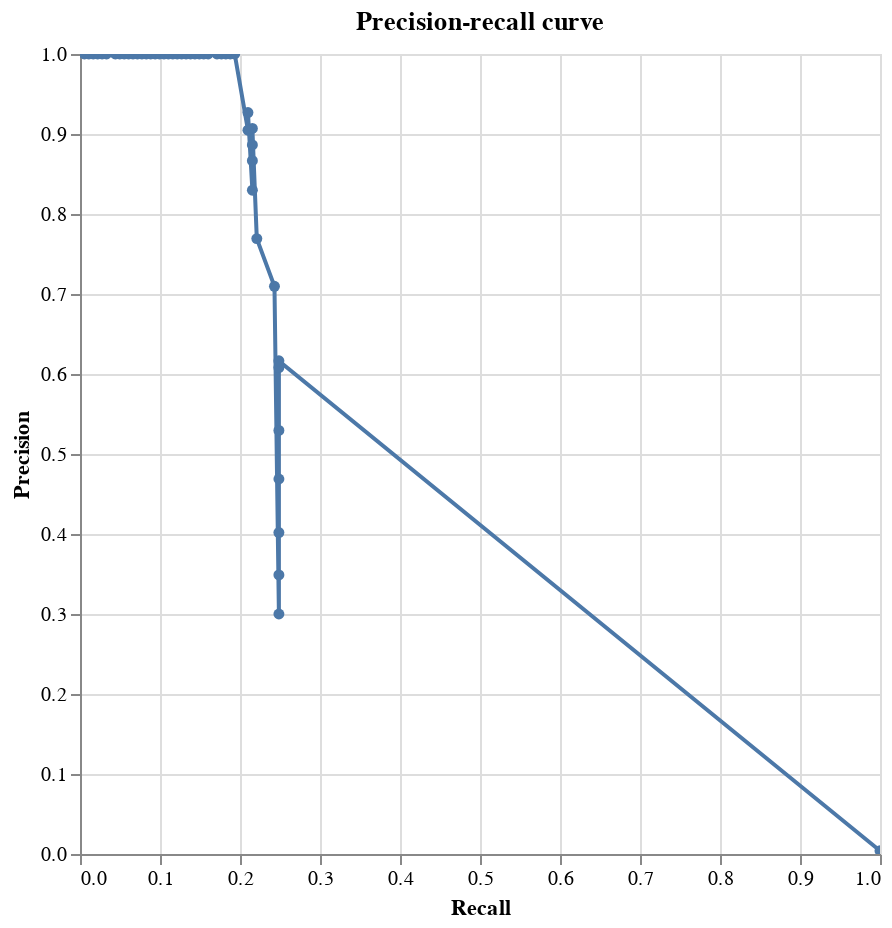

This figure's notebook cell:
### Code cell
precision_recall_chart(labels_and_scores, spark)

### Figure 1 — Vega-Lite specification as saved in the notebook (floating-point values rounded to 4 significant figures)
{"$schema": "https://vega.github.io/schema/vega-lite/v4.8.1.json", "config": {"view": {"continuousHeight": 300, "continuousWidth": 400}}, "data": {"name": "data-fadd0e93e9546856cbc745a99e65285d", "values": [{"FN": 0, "FN_rate": 0, "FP": 44669, "FP_rate": 1, "N": 44669, "N_rate": 0.996, "P": 181, "P_rate": 0.004036, "TN": 0, "TN_rate": 0, "TP": 181, "TP_rate": 1, "precision": 0.004036, "recall": 1, "row_count": 44850, "truth_threshold": 0}, {"FN": 136, "FN_rate": 0.7514, "FP": 105, "FP_rate": 0.002351, "N": 44669, "N_rate": 0.996, "P": 181, "P_rate": 0.004036, "TN": 44564, "TN_rate": 0.9976, "TP": 45, "TP_rate": 0.2486, "precision": 0.3, "recall": 0.2486, "row_count": 44850, "truth_threshold": 0.00507}, {"FN": 136, "FN_rate": 0.7514, "FP": 84, "FP_rate": 0.00188, "N": 44669, "N_rate": 0.996, "P": 181, "P_rate": 0.004036, "TN": 44585, "TN_rate": 0.9981, "TP": 45, "TP_rate": 0.2486, "precision": 0.3488, "recall": 0.2486, "row_count": 44850, "truth_threshold": 0.01098}, {"FN": 136, "FN_rate": 0.7514, "FP": 67, "FP_rate": 0.0015, "N": 44669, "N_rate": 0.996, "P": 181, "P_rate": 0.004036, "TN": 44602, "TN_rate": 0.9985, "TP": 45, "TP_rate": 0.2486, "precision": 0.4018, "recall": 0.2486, "row_count": 44850, "truth_threshold": 0.01204}, {"FN": 136, "FN_rate": 0.7514, "FP": 51, "FP_rate": 0.001142, "N": 44669, "N_rate": 0.996, "P": 181, "P_rate": 0.004036, "TN": 44618, "TN_rate": 0.9989, "TP": 45, "TP_rate": 0.2486, "precision": 0.4688, "recall": 0.2486, "row_count": 44850, "truth_threshold": 0.02585}, {"FN": 136, "FN_rate": 0.7514, "FP": 40, "FP_rate": 0.0008955, "N": 44669, "N_rate": 0.996, "P": 181, "P_rate": 0.004036, "TN": 44629, "TN_rate": 0.9991, "TP": 45, "TP_rate": 0.2486, "precision": 0.5294, "recall": 0.2486, "row_count": 44850, "truth_threshold": 0.05507}, {"FN": 136, "FN_rate": 0.7514, "FP": 29, "FP_rate": 0.0006492, "N": 44669, "N_rate": 0.996, "P": 181, "P_rate": 0.004036, "TN": 44640, "TN_rate": 0.9994, "TP": 45, "TP_rate": 0.2486, "precision": 0.6081, "recall": 0.2486, "row_count": 44850, "truth_threshold": 0.06594}, {"FN": 136, "FN_rate": 0.7514, "FP": 28, "FP_rate": 0.0006268, "N": 44669, "N_rate": 0.996, "P": 181, "P_rate": 0.004036, "TN": 44641, "TN_rate": 0.9994, "TP": 45, "TP_rate": 0.2486, "precision": 0.6164, "recall": 0.2486, "row_count": 44850, "truth_threshold": 0.1126}, {"FN": 137, "FN_rate": 0.7569, "FP": 18, "FP_rate": 0.000403, "N": 44669, "N_rate": 0.996, "P": 181, "P_rate": 0.004036, "TN": 44651, "TN_rate": 0.9996, "TP": 44, "TP_rate": 0.2431, "precision": 0.7097, "recall": 0.2431, "row_count": 44850, "truth_threshold": 0.1223}, {"FN": 141, "FN_rate": 0.779, "FP": 12, "FP_rate": 0.0002686, "N": 44669, "N_rate": 0.996, "P": 181, "P_rate": 0.004036, "TN": 44657, "TN_rate": 0.9997, "TP": 40, "TP_rate": 0.221, "precision": 0.7692, "recall": 0.221, "row_count": 44850, "truth_threshold": 0.2328}, {"FN": 142, "FN_rate": 0.7845, "FP": 8, "FP_rate": 0.0001791, "N": 44669, "N_rate": 0.996, "P": 181, "P_rate": 0.004036, "TN": 44661, "TN_rate": 0.9998, "TP": 39, "TP_rate": 0.2155, "precision": 0.8298, "recall": 0.2155, "row_count": 44850, "truth_threshold": 0.2339}, {"FN": 142, "FN_rate": 0.7845, "FP": 6, "FP_rate": 0.0001343, "N": 44669, "N_rate": 0.996, "P": 181, "P_rate": 0.004036, "TN": 44663, "TN_rate": 0.9999, "TP": 39, "TP_rate": 0.2155, "precision": 0.8667, "recall": 0.2155, "row_count": 44850, "truth_threshold": 0.4467}, {"FN": 142, "FN_rate": 0.7845, "FP": 5, "FP_rate": 0.0001119, "N": 44669, "N_rate": 0.996, "P": 181, "P_rate": 0.004036, "TN": 44664, "TN_rate": 0.9999, "TP": 39, "TP_rate": 0.2155, "precision": 0.8864, "recall": 0.2155, "row_count": 44850, "truth_threshold": 0.6815}, {"FN": 142, "FN_rate": 0.7845, "FP": 4, "FP_rate": 8.955e-05, "N": 44669, "N_rate": 0.996, "P": 181, "P_rate": 0.004036, "TN": 44665, "TN_rate": 0.9999, "TP": 39, "TP_rate": 0.2155, "precision": 0.907, "recall": 0.2155, "row_count": 44850, "truth_threshold": 0.785}, {"FN": 143, "FN_rate": 0.7901, "FP": 4, "FP_rate": 8.955e-05, "N": 44669, "N_rate": 0.996, "P": 181, "P_rate": 0.004036, "TN": 44665, "TN_rate": 0.9999, "TP": 38, "TP_rate": 0.2099, "precision": 0.9048, "recall": 0.2099, "row_count": 44850, "truth_threshold": 0.8233}, {"FN": 143, "FN_rate": 0.7901, "FP": 3, "FP_rate": 6.716e-05, "N": 44669, "N_rate": 0.996, "P": 181, "P_rate": 0.004036, "TN": 44666, "TN_rate": 0.9999, "TP": 38, "TP_rate": 0.2099, "precision": 0.9268, "recall": 0.2099, "row_count": 44850, "truth_threshold": 0.9021}, {"FN": 146, "FN_rate": 0.8066, "FP": 0, "FP_rate": 0, "N": 44669, "N_rate": 0.996, "P": 181, "P_rate": 0.004036, "TN": 44669, "TN_rate": 1, "TP": 35, "TP_rate": 0.1934, "precision": 1, "recall": 0.1934, "row_count": 44850, "truth_threshold": 0.9068}, {"FN": 147, "FN_rate": 0.8122, "FP": 0, "FP_rate": 0, "N": 44669, "N_rate": 0.996, "P": 181, "P_rate": 0.004036, "TN": 44669, "TN_rate": 1, "TP": 34, "TP_rate": 0.1878, "precision": 1, "recall": 0.1878, "row_count": 44850, "truth_threshold": 0.9101}, {"FN": 148, "FN_rate": 0.8177, "FP": 0, "FP_rate": 0, "N": 44669, "N_rate": 0.996, "P": 181, "P_rate": 0.004036, "TN": 44669, "TN_rate": 1, "TP": 33, "TP_rate": 0.1823, "precision": 1, "recall": 0.1823, "row_count": 44850, "truth_threshold": 0.9471}, {"FN": 149, "FN_rate": 0.8232, "FP": 0, "FP_rate": 0, "N": 44669, "N_rate": 0.996, "P": 181, "P_rate": 0.004036, "TN": 44669, "TN_rate": 1, "TP": 32, "TP_rate": 0.1768, "precision": 1, "recall": 0.1768, "row_count": 44850, "truth_threshold": 0.9559}, {"FN": 150, "FN_rate": 0.8287, "FP": 0, "FP_rate": 0, "N": 44669, "N_rate": 0.996, "P": 181, "P_rate": 0.004036, "TN": 44669, "TN_rate": 1, "TP": 31, "TP_rate": 0.1713, "precision": 1, "recall": 0.1713, "row_count": 44850, "truth_threshold": 0.9566}, {"FN": 152, "FN_rate": 0.8398, "FP": 0, "FP_rate": 0, "N": 44669, "N_rate": 0.996, "P": 181, "P_rate": 0.004036, "TN": 44669, "TN_rate": 1, "TP": 29, "TP_rate": 0.1602, "precision": 1, "recall": 0.1602, "row_count": 44850, "truth_threshold": 0.9572}, {"FN": 153, "FN_rate": 0.8453, "FP": 0, "FP_rate": 0, "N": 44669, "N_rate": 0.996, "P": 181, "P_rate": 0.004036, "TN": 44669, "TN_rate": 1, "TP": 28, "TP_rate": 0.1547, "precision": 1, "recall": 0.1547, "row_count": 44850, "truth_threshold": 0.9598}, {"FN": 154, "FN_rate": 0.8508, "FP": 0, "FP_rate": 0, "N": 44669, "N_rate": 0.996, "P": 181, "P_rate": 0.004036, "TN": 44669, "TN_rate": 1, "TP": 27, "TP_rate": 0.1492, "precision": 1, "recall": 0.1492, "row_count": 44850, "truth_threshold": 0.9737}, {"FN": 155, "FN_rate": 0.8564, "FP": 0, "FP_rate": 0, "N": 44669, "N_rate": 0.996, "P": 181, "P_rate": 0.004036, "TN": 44669, "TN_rate": 1, "TP": 26, "TP_rate": 0.1436, "precision": 1, "recall": 0.1436, "row_count": 44850, "truth_threshold": 0.9799}, {"FN": 156, "FN_rate": 0.8619, "FP": 0, "FP_rate": 0, "N": 44669, "N_rate": 0.996, "P": 181, "P_rate": 0.004036, "TN": 44669, "TN_rate": 1, "TP": 25, "TP_rate": 0.1381, "precision": 1, "recall": 0.1381, "row_count": 44850, "truth_threshold": 0.9816}, {"FN": 157, "FN_rate": 0.8674, "FP": 0, "FP_rate": 0, "N": 44669, "N_rate": 0.996, "P": 181, "P_rate": 0.004036, "TN": 44669, "TN_rate": 1, "TP": 24, "TP_rate": 0.1326, "precision": 1, "recall": 0.1326, "row_count": 44850, "truth_threshold": 0.9877}, {"FN": 158, "FN_rate": 0.8729, "FP": 0, "FP_rate": 0, "N": 44669, "N_rate": 0.996, "P": 181, "P_rate": 0.004036, "TN": 44669, "TN_rate": 1, "TP": 23, "TP_rate": 0.1271, "precision": 1, "recall": 0.1271, "row_count": 44850, "truth_threshold": 0.9923}, {"FN": 159, "FN_rate": 0.8785, "FP": 0, "FP_rate": 0, "N": 44669, "N_rate": 0.996, "P": 181, "P_rate": 0.004036, "TN": 44669, "TN_rate": 1, "TP": 22, "TP_rate": 0.1215, "precision": 1, "recall": 0.1215, "row_count": 44850, "truth_threshold": 0.9926}, {"FN": 160, "FN_rate": 0.884, "FP": 0, "FP_rate": 0, "N": 44669, "N_rate": 0.996, "P": 181, "P_rate": 0.004036, "TN": 44669, "TN_rate": 1, "TP": 21, "TP_rate": 0.116, "precision": 1, "recall": 0.116, "row_count": 44850, "truth_threshold": 0.9967}, {"FN": 161, "FN_rate": 0.8895, "FP": 0, "FP_rate": 0, "N": 44669, "N_rate": 0.996, "P": 181, "P_rate": 0.004036, "TN": 44669, "TN_rate": 1, "TP": 20, "TP_rate": 0.1105, "precision": 1, "recall": 0.1105, "row_count": 44850, "truth_threshold": 0.9968}, {"FN": 162, "FN_rate": 0.895, "FP": 0, "FP_rate": 0, "N": 44669, "N_rate": 0.996, "P": 181, "P_rate": 0.004036, "TN": 44669, "TN_rate": 1, "TP": 19, "TP_rate": 0.105, "precision": 1, "recall": 0.105, "row_count": 44850, "truth_threshold": 0.9986}, {"FN": 163, "FN_rate": 0.9006, "FP": 0, "FP_rate": 0, "N": 44669, "N_rate": 0.996, "P": 181, "P_rate": 0.004036, "TN": 44669, "TN_rate": 1, "TP": 18, "TP_rate": 0.09945, "precision": 1, "recall": 0.09945, "row_count": 44850, "truth_threshold": 0.9994}, {"FN": 164, "FN_rate": 0.9061, "FP": 0, "FP_rate": 0, "N": 44669, "N_rate": 0.996, "P": 181, "P_rate": 0.004036, "TN": 44669, "TN_rate": 1, "TP": 17, "TP_rate": 0.09392, "precision": 1, "recall": 0.09392, "row_count": 44850, "truth_threshold": 0.9997}, {"FN": 165, "FN_rate": 0.9116, "FP": 0, "FP_rate": 0, "N": 44669, "N_rate": 0.996, "P": 181, "P_rate": 0.004036, "TN": 44669, "TN_rate": 1, "TP": 16, "TP_rate": 0.0884, "precision": 1, "recall": 0.0884, "row_count": 44850, "truth_threshold": 0.9997}, {"FN": 166, "FN_rate": 0.9171, "FP": 0, "FP_rate": 0, "N": 44669, "N_rate": 0.996, "P": 181, "P_rate": 0.004036, "TN": 44669, "TN_rate": 1, "TP": 15, "TP_rate": 0.08287, "precision": 1, "recall": 0.08287, "row_count": 44850, "truth_threshold": 0.9997}, {"FN": 167, "FN_rate": 0.9227, "FP": 0, "FP_rate": 0, "N": 44669, "N_rate": 0.996, "P": 181, "P_rate": 0.004036, "TN": 44669, "TN_rate": 1, "TP": 14, "TP_rate": 0.07735, "precision": 1, "recall": 0.07735, "row_count": 44850, "truth_threshold": 0.9998}, {"FN": 168, "FN_rate": 0.9282, "FP": 0, "FP_rate": 0, "N": 44669, "N_rate": 0.996, "P": 181, "P_rate": 0.004036, "TN": 44669, "TN_rate": 1, "TP": 13, "TP_rate": 0.07182, "precision": 1, "recall": 0.07182, "row_count": 44850, "truth_threshold": 0.9999}, {"FN": 169, "FN_rate": 0.9337, "FP": 0, "FP_rate": 0, "N": 44669, "N_rate": 0.996, "P": 181, "P_rate": 0.004036, "TN": 44669, "TN_rate": 1, "TP": 12, "TP_rate": 0.0663, "precision": 1, "recall": 0.0663, "row_count": 44850, "truth_threshold": 0.9999}, {"FN": 170, "FN_rate": 0.9392, "FP": 0, "FP_rate": 0, "N": 44669, "N_rate": 0.996, "P": 181, "P_rate": 0.004036, "TN": 44669, "TN_rate": 1, "TP": 11, "TP_rate": 0.06077, "precision": 1, "recall": 0.06077, "row_count": 44850, "truth_threshold": 0.9999}, {"FN": 171, "FN_rate": 0.9448, "FP": 0, "FP_rate": 0, "N": 44669, "N_rate": 0.996, "P": 181, "P_rate": 0.004036, "TN": 44669, "TN_rate": 1, "TP": 10, "TP_rate": 0.05525, "precision": 1, "recall": 0.05525, "row_count": 44850, "truth_threshold": 1.0}, {"FN": 172, "FN_rate": 0.9503, "FP": 0, "FP_rate": 0, "N": 44669, "N_rate": 0.996, "P": 181, "P_rate": 0.004036, "TN": 44669, "TN_rate": 1, "TP": 9, "TP_rate": 0.04972, "precision": 1, "recall": 0.04972, "row_count": 44850, "truth_threshold": 1.0}, {"FN": 173, "FN_rate": 0.9558, "FP": 0, "FP_rate": 0, "N": 44669, "N_rate": 0.996, "P": 181, "P_rate": 0.004036, "TN": 44669, "TN_rate": 1, "TP": 8, "TP_rate": 0.0442, "precision": 1, "recall": 0.0442, "row_count": 44850, "truth_threshold": 1.0}, {"FN": 175, "FN_rate": 0.9669, "FP": 0, "FP_rate": 0, "N": 44669, "N_rate": 0.996, "P": 181, "P_rate": 0.004036, "TN": 44669, "TN_rate": 1, "TP": 6, "TP_rate": 0.03315, "precision": 1, "recall": 0.03315, "row_count": 44850, "truth_threshold": 1.0}, {"FN": 176, "FN_rate": 0.9724, "FP": 0, "FP_rate": 0, "N": 44669, "N_rate": 0.996, "P": 181, "P_rate": 0.004036, "TN": 44669, "TN_rate": 1, "TP": 5, "TP_rate": 0.02762, "precision": 1, "recall": 0.02762, "row_count": 44850, "truth_threshold": 1.0}, {"FN": 177, "FN_rate": 0.9779, "FP": 0, "FP_rate": 0, "N": 44669, "N_rate": 0.996, "P": 181, "P_rate": 0.004036, "TN": 44669, "TN_rate": 1, "TP": 4, "TP_rate": 0.0221, "precision": 1, "recall": 0.0221, "row_count": 44850, "truth_threshold": 1.0}, {"FN": 178, "FN_rate": 0.9834, "FP": 0, "FP_rate": 0, "N": 44669, "N_rate": 0.996, "P": 181, "P_rate": 0.004036, "TN": 44669, "TN_rate": 1, "TP": 3, "TP_rate": 0.01657, "precision": 1, "recall": 0.01657, "row_count": 44850, "truth_threshold": 1.0}, {"FN": 179, "FN_rate": 0.989, "FP": 0, "FP_rate": 0, "N": 44669, "N_rate": 0.996, "P": 181, "P_rate": 0.004036, "TN": 44669, "TN_rate": 1, "TP": 2, "TP_rate": 0.01105, "precision": 1, "recall": 0.01105, "row_count": 44850, "truth_threshold": 1.0}, {"FN": 180, "FN_rate": 0.9945, "FP": 0, "FP_rate": 0, "N": 44669, "N_rate": 0.996, "P": 181, "P_rate": 0.004036, "TN": 44669, "TN_rate": 1, "TP": 1, "TP_rate": 0.005525, "precision": 1, "recall": 0.005525, "row_count": 44850, "truth_threshold": 1.0}]}, "encoding": {"tooltip": [{"field": "truth_threshold", "type": "quantitative"}, {"field": "FP_rate", "type": "quantitative"}, {"field": "TP_rate", "type": "quantitative"}, {"field": "TP", "type": "quantitative"}, {"field": "TN", "type": "quantitative"}, {"field": "FP", "type": "quantitative"}, {"field": "FN", "type": "quantitative"}, {"field": "precision", "type": "quantitative"}, {"field": "recall", "type": "quantitative"}], "x": {"field": "recall", "sort": ["-recall"], "title": "Recall", "type": "quantitative"}, "y": {"field": "precision", "sort": ["-precision"], "title": "Precision", "type": "quantitative"}}, "height": 400, "mark": {"clip": true, "point": true, "type": "line"}, "title": "Precision-recall curve", "width": 400}
